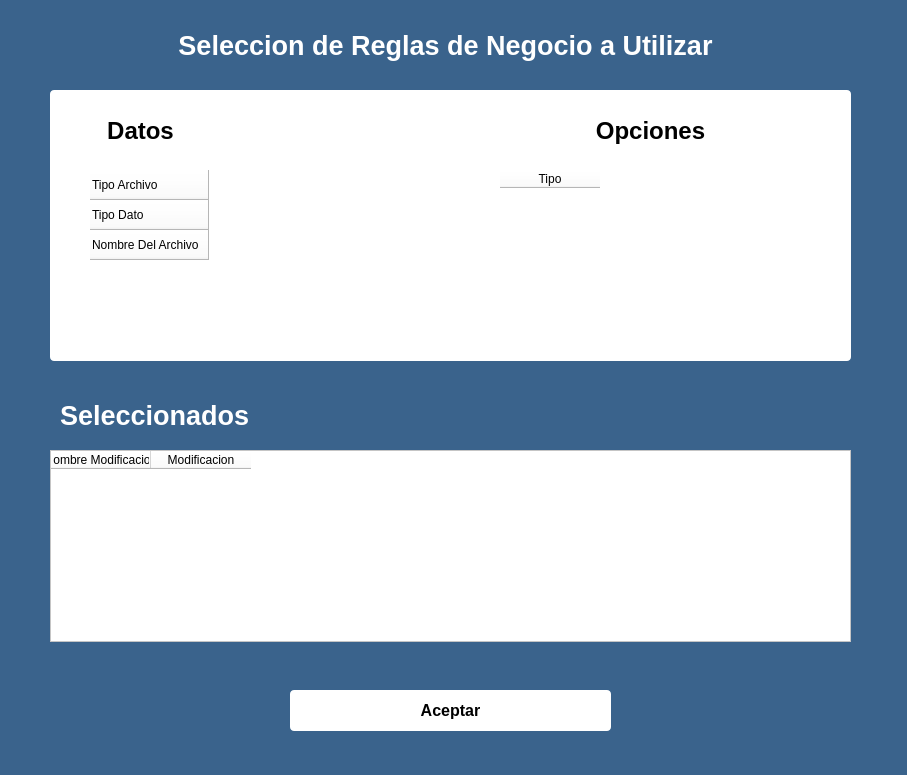
<?xml version="1.0" encoding="UTF-8"?>
<ui version="4.0">
 <class>Dialog</class>
 <widget class="QDialog" name="Dialog">
  <property name="geometry">
   <rect>
    <x>0</x>
    <y>0</y>
    <width>907</width>
    <height>775</height>
   </rect>
  </property>
  <property name="windowTitle">
   <string>Dialog</string>
  </property>
  <property name="styleSheet">
   <string notr="true">background-color: rgb(58, 99, 140);</string>
  </property>
  <widget class="QLabel" name="ruleSelectionWindowLabel">
   <property name="geometry">
    <rect>
     <x>110</x>
     <y>20</y>
     <width>671</width>
     <height>51</height>
    </rect>
   </property>
   <property name="font">
    <font>
     <family>Segoe UI</family>
     <pointsize>20</pointsize>
     <weight>75</weight>
     <bold>true</bold>
    </font>
   </property>
   <property name="styleSheet">
    <string notr="true">color: rgb(255, 255, 255);</string>
   </property>
   <property name="text">
    <string>Seleccion de Reglas de Negocio a Utilizar</string>
   </property>
   <property name="alignment">
    <set>Qt::AlignCenter</set>
   </property>
  </widget>
  <widget class="QFrame" name="ruleOptionContainer">
   <property name="geometry">
    <rect>
     <x>50</x>
     <y>90</y>
     <width>801</width>
     <height>271</height>
    </rect>
   </property>
   <property name="styleSheet">
    <string notr="true">background-color: rgb(255, 255, 255);
border-radius: 4px;
</string>
   </property>
   <property name="frameShape">
    <enum>QFrame::StyledPanel</enum>
   </property>
   <property name="frameShadow">
    <enum>QFrame::Raised</enum>
   </property>
   <widget class="QLabel" name="dataSelectedLabel">
    <property name="geometry">
     <rect>
      <x>30</x>
      <y>20</y>
      <width>121</width>
      <height>41</height>
     </rect>
    </property>
    <property name="font">
     <font>
      <family>Segoe UI</family>
      <pointsize>18</pointsize>
      <weight>75</weight>
      <bold>true</bold>
     </font>
    </property>
    <property name="styleSheet">
     <string notr="true">color: rgb(0, 0, 0);
background-color: rgb(255, 255, 255);</string>
    </property>
    <property name="text">
     <string>Datos</string>
    </property>
    <property name="alignment">
     <set>Qt::AlignCenter</set>
    </property>
   </widget>
   <widget class="QLabel" name="ruleOptionsLabel">
    <property name="geometry">
     <rect>
      <x>520</x>
      <y>20</y>
      <width>161</width>
      <height>41</height>
     </rect>
    </property>
    <property name="font">
     <font>
      <family>Segoe UI</family>
      <pointsize>18</pointsize>
      <weight>75</weight>
      <bold>true</bold>
     </font>
    </property>
    <property name="styleSheet">
     <string notr="true">color: rgb(0, 0, 0);
background-color: rgb(255, 255, 255);</string>
    </property>
    <property name="text">
     <string>Opciones</string>
    </property>
    <property name="alignment">
     <set>Qt::AlignCenter</set>
    </property>
   </widget>
   <widget class="QTableWidget" name="ruleOptionsTable">
    <property name="geometry">
     <rect>
      <x>450</x>
      <y>80</y>
      <width>281</width>
      <height>151</height>
     </rect>
    </property>
    <property name="styleSheet">
     <string notr="true">background-color: rgb(255, 255, 255);
color: rgb(0, 0, 0);</string>
    </property>
    <column>
     <property name="text">
      <string>Tipo</string>
     </property>
    </column>
   </widget>
   <widget class="QTableWidget" name="dataSelectedTable">
    <property name="geometry">
     <rect>
      <x>40</x>
      <y>80</y>
      <width>261</width>
      <height>151</height>
     </rect>
    </property>
    <property name="styleSheet">
     <string notr="true">background-color: rgb(255, 255, 255);
color: rgb(0, 0, 0);</string>
    </property>
    <row>
     <property name="text">
      <string>Tipo Archivo</string>
     </property>
    </row>
    <row>
     <property name="text">
      <string>Tipo Dato</string>
     </property>
    </row>
    <row>
     <property name="text">
      <string>Nombre Del Archivo</string>
     </property>
    </row>
   </widget>
  </widget>
  <widget class="QLabel" name="ruleSummaryLabel">
   <property name="geometry">
    <rect>
     <x>60</x>
     <y>400</y>
     <width>261</width>
     <height>31</height>
    </rect>
   </property>
   <property name="font">
    <font>
     <family>Segoe UI</family>
     <pointsize>20</pointsize>
     <weight>75</weight>
     <bold>true</bold>
    </font>
   </property>
   <property name="styleSheet">
    <string notr="true">color: rgb(255, 255, 255);</string>
   </property>
   <property name="text">
    <string>Seleccionados</string>
   </property>
  </widget>
  <widget class="QPushButton" name="acceptRulesButton">
   <property name="geometry">
    <rect>
     <x>290</x>
     <y>690</y>
     <width>321</width>
     <height>41</height>
    </rect>
   </property>
   <property name="font">
    <font>
     <family>Segoe UI</family>
     <pointsize>12</pointsize>
     <weight>75</weight>
     <bold>true</bold>
    </font>
   </property>
   <property name="cursor">
    <cursorShape>PointingHandCursor</cursorShape>
   </property>
   <property name="styleSheet">
    <string notr="true">background-color: rgb(255, 255, 255);
color: rgb(0, 0, 0);
border-radius: 4px;
</string>
   </property>
   <property name="text">
    <string>Aceptar</string>
   </property>
  </widget>
  <widget class="QTableWidget" name="summaryOfOptionsTable">
   <property name="geometry">
    <rect>
     <x>50</x>
     <y>450</y>
     <width>801</width>
     <height>192</height>
    </rect>
   </property>
   <property name="styleSheet">
    <string notr="true">background-color: rgb(255, 255, 255);
color: rgb(0, 0, 0);</string>
   </property>
   <column>
    <property name="text">
     <string>Nombre Modificacion</string>
    </property>
   </column>
   <column>
    <property name="text">
     <string>Modificacion</string>
    </property>
   </column>
  </widget>
 </widget>
 <resources/>
 <connections/>
</ui>
